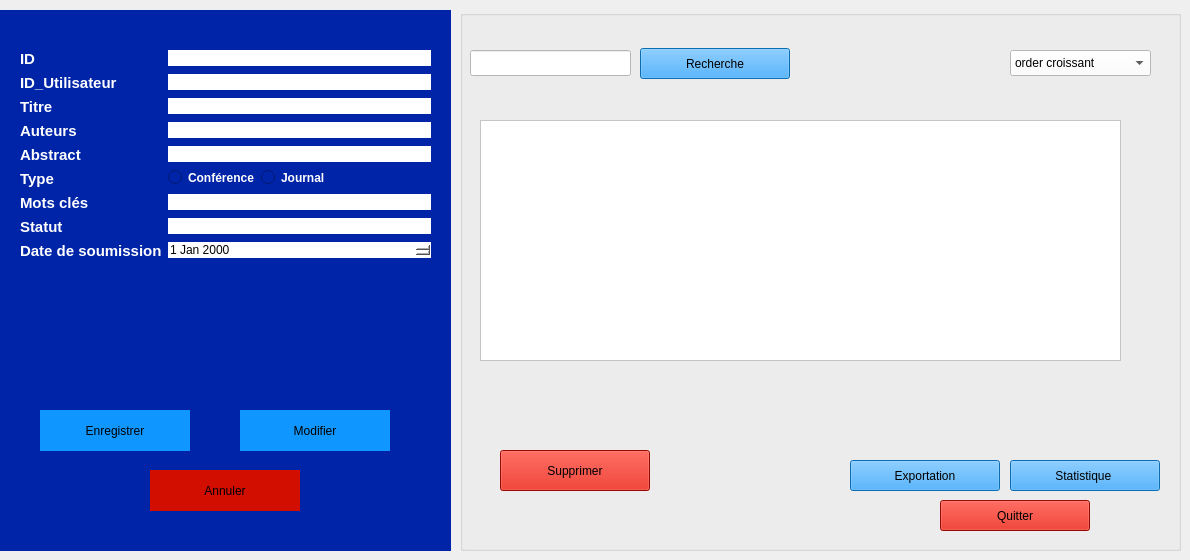
     <widget class="QWidget" name="tab">
      <attribute name="title">
       <string>Gestion Publication</string>
      </attribute>
      <widget class="QGroupBox" name="groupBox_2">
       <property name="geometry">
        <rect>
         <x>0</x>
         <y>10</y>
         <width>451</width>
         <height>541</height>
        </rect>
       </property>
       <property name="styleSheet">
        <string notr="true">background-color: rgb(0, 36, 168);
border: #A8D3F0;</string>
       </property>
       <property name="title">
        <string/>
       </property>
       <widget class="QWidget" name="formLayoutWidget">
        <property name="geometry">
         <rect>
          <x>20</x>
          <y>40</y>
          <width>411</width>
          <height>331</height>
         </rect>
        </property>
        <layout class="QFormLayout" name="formLayout">
         <item row="0" column="0">
          <widget class="QLabel" name="label">
           <property name="text">
            <string>&lt;html&gt;&lt;head/&gt;&lt;body&gt;&lt;p&gt;&lt;span style=&quot; font-size:11pt; font-weight:700; color:#ffffff;&quot;&gt;ID&lt;/span&gt;&lt;/p&gt;&lt;/body&gt;&lt;/html&gt;</string>
           </property>
          </widget>
         </item>
         <item row="0" column="1">
          <widget class="QLineEdit" name="idPub">
           <property name="contextMenuPolicy">
            <enum>Qt::ContextMenuPolicy::ActionsContextMenu</enum>
           </property>
           <property name="styleSheet">
            <string notr="true">background-color: rgb(255, 255, 255);
</string>
           </property>
          </widget>
         </item>
         <item row="1" column="0">
          <widget class="QLabel" name="label_9">
           <property name="text">
            <string>&lt;html&gt;&lt;head/&gt;&lt;body&gt;&lt;p&gt;&lt;span style=&quot; font-size:11pt; font-weight:700; color:#ffffff;&quot;&gt;ID_Utilisateur&lt;/span&gt;&lt;/p&gt;&lt;/body&gt;&lt;/html&gt;</string>
           </property>
          </widget>
         </item>
         <item row="1" column="1">
          <widget class="QLineEdit" name="Id_utilisateur">
           <property name="styleSheet">
            <string notr="true">background-color: rgb(255, 255, 255);</string>
           </property>
          </widget>
         </item>
         <item row="2" column="0">
          <widget class="QLabel" name="label_2">
           <property name="text">
            <string>&lt;html&gt;&lt;head/&gt;&lt;body&gt;&lt;p&gt;&lt;span style=&quot; font-size:11pt; font-weight:700; color:#ffffff;&quot;&gt;Titre&lt;/span&gt;&lt;/p&gt;&lt;/body&gt;&lt;/html&gt;</string>
           </property>
          </widget>
         </item>
         <item row="2" column="1">
          <widget class="QLineEdit" name="titrePub">
           <property name="styleSheet">
            <string notr="true">background-color: rgb(255, 255, 255);</string>
           </property>
          </widget>
         </item>
         <item row="3" column="0">
          <widget class="QLabel" name="label_3">
           <property name="text">
            <string>&lt;html&gt;&lt;head/&gt;&lt;body&gt;&lt;p&gt;&lt;span style=&quot; font-size:11pt; font-weight:700; color:#ffffff;&quot;&gt;Auteurs&lt;/span&gt;&lt;/p&gt;&lt;/body&gt;&lt;/html&gt;</string>
           </property>
          </widget>
         </item>
         <item row="3" column="1">
          <widget class="QLineEdit" name="auteurPub">
           <property name="styleSheet">
            <string notr="true">background-color: rgb(255, 255, 255);</string>
           </property>
          </widget>
         </item>
         <item row="4" column="0">
          <widget class="QLabel" name="label_4">
           <property name="text">
            <string>&lt;html&gt;&lt;head/&gt;&lt;body&gt;&lt;p&gt;&lt;span style=&quot; font-size:11pt; font-weight:700; color:#ffffff;&quot;&gt;Abstract&lt;/span&gt;&lt;/p&gt;&lt;/body&gt;&lt;/html&gt;</string>
           </property>
          </widget>
         </item>
         <item row="4" column="1">
          <widget class="QLineEdit" name="abstractPub">
           <property name="styleSheet">
            <string notr="true">background-color: rgb(255, 255, 255);
</string>
           </property>
          </widget>
         </item>
         <item row="5" column="0">
          <widget class="QLabel" name="label_5">
           <property name="text">
            <string>&lt;html&gt;&lt;head/&gt;&lt;body&gt;&lt;p&gt;&lt;span style=&quot; font-size:11pt; font-weight:700; color:#ffffff;&quot;&gt;Type&lt;/span&gt;&lt;/p&gt;&lt;/body&gt;&lt;/html&gt;</string>
           </property>
          </widget>
         </item>
         <item row="5" column="1">
          <layout class="QFormLayout" name="formLayout_2">
           <item row="0" column="0">
            <widget class="QRadioButton" name="radioButton_Admin_3">
             <property name="styleSheet">
              <string notr="true">color: white; font-weight: bold;</string>
             </property>
             <property name="text">
              <string>Conférence</string>
             </property>
            </widget>
           </item>
           <item row="0" column="1">
            <widget class="QRadioButton" name="radioButton_Admin_4">
             <property name="styleSheet">
              <string notr="true">color: white; font-weight: bold;</string>
             </property>
             <property name="text">
              <string>Journal</string>
             </property>
            </widget>
           </item>
          </layout>
         </item>
         <item row="6" column="0">
          <widget class="QLabel" name="label_6">
           <property name="text">
            <string>&lt;html&gt;&lt;head/&gt;&lt;body&gt;&lt;p&gt;&lt;span style=&quot; font-size:11pt; font-weight:700; color:#ffffff;&quot;&gt;Mots clés&lt;/span&gt;&lt;/p&gt;&lt;/body&gt;&lt;/html&gt;</string>
           </property>
          </widget>
         </item>
         <item row="6" column="1">
          <widget class="QLineEdit" name="mot_clePub">
           <property name="styleSheet">
            <string notr="true">background-color: rgb(255, 255, 255);</string>
           </property>
          </widget>
         </item>
         <item row="7" column="0">
          <widget class="QLabel" name="label_7">
           <property name="text">
            <string>&lt;html&gt;&lt;head/&gt;&lt;body&gt;&lt;p&gt;&lt;span style=&quot; font-size:11pt; font-weight:700; color:#ffffff;&quot;&gt;Statut&lt;/span&gt;&lt;/p&gt;&lt;/body&gt;&lt;/html&gt;</string>
           </property>
          </widget>
         </item>
         <item row="7" column="1">
          <widget class="QLineEdit" name="statutPub">
           <property name="styleSheet">
            <string notr="true">background-color: rgb(255, 255, 255);</string>
           </property>
          </widget>
         </item>
         <item row="8" column="1">
          <widget class="QDateEdit" name="datePub">
           <property name="styleSheet">
            <string notr="true">background-color: rgb(255, 255, 255);</string>
           </property>
          </widget>
         </item>
         <item row="8" column="0">
          <widget class="QLabel" name="label_8">
           <property name="text">
            <string>&lt;html&gt;&lt;head/&gt;&lt;body&gt;&lt;p&gt;&lt;span style=&quot; font-size:11pt; font-weight:700; color:#ffffff;&quot;&gt;Date de soumission&lt;/span&gt;&lt;/p&gt;&lt;/body&gt;&lt;/html&gt;</string>
           </property>
          </widget>
         </item>
        </layout>
       </widget>
       <widget class="QPushButton" name="enregistrer">
        <property name="geometry">
         <rect>
          <x>40</x>
          <y>400</y>
          <width>150</width>
          <height>41</height>
         </rect>
        </property>
        <property name="minimumSize">
         <size>
          <width>0</width>
          <height>0</height>
         </size>
        </property>
        <property name="styleSheet">
         <string notr="true">background-color: rgb(16, 151, 255);
</string>
        </property>
        <property name="text">
         <string>Enregistrer</string>
        </property>
       </widget>
       <widget class="QPushButton" name="modif">
        <property name="geometry">
         <rect>
          <x>240</x>
          <y>400</y>
          <width>150</width>
          <height>41</height>
         </rect>
        </property>
        <property name="styleSheet">
         <string notr="true">background-color: rgb(16, 151, 255);
</string>
        </property>
        <property name="text">
         <string>Modifier</string>
        </property>
       </widget>
       <widget class="QPushButton" name="annuler">
        <property name="geometry">
         <rect>
          <x>150</x>
          <y>460</y>
          <width>150</width>
          <height>41</height>
         </rect>
        </property>
        <property name="styleSheet">
         <string notr="true">background-color: rgb(209, 14, 0);
</string>
        </property>
        <property name="text">
         <string>Annuler</string>
        </property>
       </widget>
      </widget>
      <widget class="QGroupBox" name="groupBox_Session_List_5">
       <property name="geometry">
        <rect>
         <x>460</x>
         <y>10</y>
         <width>721</width>
         <height>541</height>
        </rect>
       </property>
       <property name="styleSheet">
        <string notr="true">background-color: rgb(0, 36, 168);
border: #A8D3F0;
/* Style pour tous les GroupBox */
QGroupBox {
    border: 2px solid #2c3e50; /* Couleur de la bordure */
    border-radius: 15px;      /* Même arrondi que les boutons */
    margin-top: 20px;         /* Espace pour le titre en haut */
    font-weight: bold;
    color: #2c3e50;
}
/* Style spécifique pour le titre du GroupBox */
QGroupBox::title {
    subcontrol-origin: margin;
    subcontrol-position: top center; /* Place le titre en haut au centre */
    padding: 0 10px;
}</string>
       </property>
       <property name="title">
        <string/>
       </property>
       <widget class="QLineEdit" name="rechSession_5">
        <property name="geometry">
         <rect>
          <x>10</x>
          <y>40</y>
          <width>161</width>
          <height>26</height>
         </rect>
        </property>
        <property name="styleSheet">
         <string notr="true">background-color: rgb(255, 255, 255);</string>
        </property>
       </widget>
       <widget class="QPushButton" name="rechercheSession_5">
        <property name="geometry">
         <rect>
          <x>180</x>
          <y>38</y>
          <width>150</width>
          <height>31</height>
         </rect>
        </property>
        <property name="styleSheet">
         <string notr="true">background-color: rgb(16, 151, 255);
</string>
        </property>
        <property name="text">
         <string>Recherche</string>
        </property>
       </widget>
       <widget class="QPushButton" name="statSession_5">
        <property name="geometry">
         <rect>
          <x>550</x>
          <y>450</y>
          <width>150</width>
          <height>31</height>
         </rect>
        </property>
        <property name="styleSheet">
         <string notr="true">background-color: rgb(16, 151, 255);
</string>
        </property>
        <property name="text">
         <string>Statistique </string>
        </property>
       </widget>
       <widget class="QPushButton" name="SuppSession_5">
        <property name="geometry">
         <rect>
          <x>40</x>
          <y>440</y>
          <width>150</width>
          <height>41</height>
         </rect>
        </property>
        <property name="styleSheet">
         <string notr="true">background-color: rgb(209, 14, 0);</string>
        </property>
        <property name="text">
         <string>Supprimer</string>
        </property>
       </widget>
       <widget class="QPushButton" name="quitterSession_5">
        <property name="geometry">
         <rect>
          <x>480</x>
          <y>490</y>
          <width>150</width>
          <height>31</height>
         </rect>
        </property>
        <property name="styleSheet">
         <string notr="true">background-color: rgb(209, 14, 0);
</string>
        </property>
        <property name="text">
         <string>Quitter</string>
        </property>
       </widget>
       <widget class="QPushButton" name="expoSession_5">
        <property name="geometry">
         <rect>
          <x>390</x>
          <y>450</y>
          <width>150</width>
          <height>31</height>
         </rect>
        </property>
        <property name="styleSheet">
         <string notr="true">background-color: rgb(16, 151, 255);
</string>
        </property>
        <property name="text">
         <string>Exportation</string>
        </property>
       </widget>
       <widget class="QComboBox" name="comboBox_9">
        <property name="geometry">
         <rect>
          <x>550</x>
          <y>40</y>
          <width>141</width>
          <height>26</height>
         </rect>
        </property>
        <property name="palette">
         <palette>
          <active>
           <colorrole role="WindowText">
            <brush brushstyle="SolidPattern">
             <color alpha="255">
              <red>0</red>
              <green>0</green>
              <blue>0</blue>
             </color>
            </brush>
           </colorrole>
           <colorrole role="Button">
            <brush brushstyle="SolidPattern">
             <color alpha="255">
              <red>255</red>
              <green>255</green>
              <blue>255</blue>
             </color>
            </brush>
           </colorrole>
           <colorrole role="Light">
            <brush brushstyle="SolidPattern">
             <color alpha="255">
              <red>255</red>
              <green>255</green>
              <blue>255</blue>
             </color>
            </brush>
           </colorrole>
           <colorrole role="Midlight">
            <brush brushstyle="SolidPattern">
             <color alpha="255">
              <red>255</red>
              <green>255</green>
              <blue>255</blue>
             </color>
            </brush>
           </colorrole>
           <colorrole role="Dark">
            <brush brushstyle="SolidPattern">
             <color alpha="255">
              <red>127</red>
              <green>127</green>
              <blue>127</blue>
             </color>
            </brush>
           </colorrole>
           <colorrole role="Mid">
            <brush brushstyle="SolidPattern">
             <color alpha="255">
              <red>170</red>
              <green>170</green>
              <blue>170</blue>
             </color>
            </brush>
           </colorrole>
           <colorrole role="Text">
            <brush brushstyle="SolidPattern">
             <color alpha="255">
              <red>0</red>
              <green>0</green>
              <blue>0</blue>
             </color>
            </brush>
           </colorrole>
           <colorrole role="BrightText">
            <brush brushstyle="SolidPattern">
             <color alpha="255">
              <red>255</red>
              <green>255</green>
              <blue>255</blue>
             </color>
            </brush>
           </colorrole>
           <colorrole role="ButtonText">
            <brush brushstyle="SolidPattern">
             <color alpha="255">
              <red>0</red>
              <green>0</green>
              <blue>0</blue>
             </color>
            </brush>
           </colorrole>
           <colorrole role="Base">
            <brush brushstyle="SolidPattern">
             <color alpha="255">
              <red>255</red>
              <green>255</green>
              <blue>255</blue>
             </color>
            </brush>
           </colorrole>
           <colorrole role="Window">
            <brush brushstyle="SolidPattern">
             <color alpha="255">
              <red>255</red>
              <green>255</green>
              <blue>255</blue>
             </color>
            </brush>
           </colorrole>
           <colorrole role="Shadow">
            <brush brushstyle="SolidPattern">
             <color alpha="255">
              <red>0</red>
              <green>0</green>
              <blue>0</blue>
             </color>
            </brush>
           </colorrole>
           <colorrole role="AlternateBase">
            <brush brushstyle="SolidPattern">
             <color alpha="255">
              <red>255</red>
              <green>255</green>
              <blue>255</blue>
             </color>
            </brush>
           </colorrole>
           <colorrole role="ToolTipBase">
            <brush brushstyle="SolidPattern">
             <color alpha="255">
              <red>255</red>
              <green>255</green>
              <blue>220</blue>
             </color>
            </brush>
           </colorrole>
           <colorrole role="ToolTipText">
            <brush brushstyle="SolidPattern">
             <color alpha="255">
              <red>0</red>
              <green>0</green>
              <blue>0</blue>
             </color>
            </brush>
           </colorrole>
           <colorrole role="PlaceholderText">
            <brush brushstyle="SolidPattern">
             <color alpha="127">
              <red>0</red>
              <green>0</green>
              <blue>0</blue>
             </color>
            </brush>
           </colorrole>
           <colorrole role="Accent">
            <brush brushstyle="SolidPattern">
             <color alpha="255">
              <red>255</red>
              <green>255</green>
              <blue>255</blue>
             </color>
            </brush>
           </colorrole>
          </active>
          <inactive>
           <colorrole role="WindowText">
            <brush brushstyle="SolidPattern">
             <color alpha="255">
              <red>0</red>
              <green>0</green>
              <blue>0</blue>
             </color>
            </brush>
           </colorrole>
           <colorrole role="Button">
            <brush brushstyle="SolidPattern">
             <color alpha="255">
              <red>255</red>
              <green>255</green>
              <blue>255</blue>
             </color>
            </brush>
           </colorrole>
           <colorrole role="Light">
            <brush brushstyle="SolidPattern">
             <color alpha="255">
              <red>255</red>
              <green>255</green>
              <blue>255</blue>
             </color>
            </brush>
           </colorrole>
           <colorrole role="Midlight">
            <brush brushstyle="SolidPattern">
             <color alpha="255">
              <red>255</red>
              <green>255</green>
              <blue>255</blue>
             </color>
            </brush>
           </colorrole>
           <colorrole role="Dark">
            <brush brushstyle="SolidPattern">
             <color alpha="255">
              <red>127</red>
              <green>127</green>
              <blue>127</blue>
             </color>
            </brush>
           </colorrole>
           <colorrole role="Mid">
            <brush brushstyle="SolidPattern">
             <color alpha="255">
              <red>170</red>
              <green>170</green>
              <blue>170</blue>
             </color>
            </brush>
           </colorrole>
           <colorrole role="Text">
            <brush brushstyle="SolidPattern">
             <color alpha="255">
              <red>0</red>
              <green>0</green>
              <blue>0</blue>
             </color>
            </brush>
           </colorrole>
           <colorrole role="BrightText">
            <brush brushstyle="SolidPattern">
             <color alpha="255">
              <red>255</red>
              <green>255</green>
              <blue>255</blue>
             </color>
            </brush>
           </colorrole>
           <colorrole role="ButtonText">
            <brush brushstyle="SolidPattern">
             <color alpha="255">
              <red>0</red>
              <green>0</green>
              <blue>0</blue>
             </color>
            </brush>
           </colorrole>
           <colorrole role="Base">
            <brush brushstyle="SolidPattern">
             <color alpha="255">
              <red>255</red>
              <green>255</green>
              <blue>255</blue>
             </color>
            </brush>
           </colorrole>
           <colorrole role="Window">
            <brush brushstyle="SolidPattern">
             <color alpha="255">
              <red>255</red>
              <green>255</green>
              <blue>255</blue>
             </color>
            </brush>
           </colorrole>
           <colorrole role="Shadow">
            <brush brushstyle="SolidPattern">
             <color alpha="255">
              <red>0</red>
              <green>0</green>
              <blue>0</blue>
             </color>
            </brush>
           </colorrole>
           <colorrole role="AlternateBase">
            <brush brushstyle="SolidPattern">
             <color alpha="255">
              <red>255</red>
              <green>255</green>
              <blue>255</blue>
             </color>
            </brush>
           </colorrole>
           <colorrole role="ToolTipBase">
            <brush brushstyle="SolidPattern">
             <color alpha="255">
              <red>255</red>
              <green>255</green>
              <blue>220</blue>
             </color>
            </brush>
           </colorrole>
           <colorrole role="ToolTipText">
            <brush brushstyle="SolidPattern">
             <color alpha="255">
              <red>0</red>
              <green>0</green>
              <blue>0</blue>
             </color>
            </brush>
           </colorrole>
           <colorrole role="PlaceholderText">
            <brush brushstyle="SolidPattern">
             <color alpha="127">
              <red>0</red>
              <green>0</green>
              <blue>0</blue>
             </color>
            </brush>
           </colorrole>
           <colorrole role="Accent">
            <brush brushstyle="SolidPattern">
             <color alpha="255">
              <red>255</red>
              <green>255</green>
              <blue>255</blue>
             </color>
            </brush>
           </colorrole>
          </inactive>
          <disabled>
           <colorrole role="WindowText">
            <brush brushstyle="SolidPattern">
             <color alpha="255">
              <red>127</red>
              <green>127</green>
              <blue>127</blue>
             </color>
            </brush>
           </colorrole>
           <colorrole role="Button">
            <brush brushstyle="SolidPattern">
             <color alpha="255">
              <red>255</red>
              <green>255</green>
              <blue>255</blue>
             </color>
            </brush>
           </colorrole>
           <colorrole role="Light">
            <brush brushstyle="SolidPattern">
             <color alpha="255">
              <red>255</red>
              <green>255</green>
              <blue>255</blue>
             </color>
            </brush>
           </colorrole>
           <colorrole role="Midlight">
            <brush brushstyle="SolidPattern">
             <color alpha="255">
              <red>255</red>
              <green>255</green>
              <blue>255</blue>
             </color>
            </brush>
           </colorrole>
           <colorrole role="Dark">
            <brush brushstyle="SolidPattern">
             <color alpha="255">
              <red>127</red>
              <green>127</green>
              <blue>127</blue>
             </color>
            </brush>
           </colorrole>
           <colorrole role="Mid">
            <brush brushstyle="SolidPattern">
             <color alpha="255">
              <red>170</red>
              <green>170</green>
              <blue>170</blue>
             </color>
            </brush>
           </colorrole>
           <colorrole role="Text">
            <brush brushstyle="SolidPattern">
             <color alpha="255">
              <red>127</red>
              <green>127</green>
              <blue>127</blue>
             </color>
            </brush>
           </colorrole>
           <colorrole role="BrightText">
            <brush brushstyle="SolidPattern">
             <color alpha="255">
              <red>255</red>
              <green>255</green>
              <blue>255</blue>
             </color>
            </brush>
           </colorrole>
           <colorrole role="ButtonText">
            <brush brushstyle="SolidPattern">
             <color alpha="255">
              <red>127</red>
              <green>127</green>
              <blue>127</blue>
             </color>
            </brush>
           </colorrole>
           <colorrole role="Base">
            <brush brushstyle="SolidPattern">
             <color alpha="255">
              <red>255</red>
              <green>255</green>
              <blue>255</blue>
             </color>
            </brush>
           </colorrole>
           <colorrole role="Window">
            <brush brushstyle="SolidPattern">
             <color alpha="255">
              <red>255</red>
              <green>255</green>
              <blue>255</blue>
             </color>
            </brush>
           </colorrole>
           <colorrole role="Shadow">
            <brush brushstyle="SolidPattern">
             <color alpha="255">
              <red>0</red>
              <green>0</green>
              <blue>0</blue>
             </color>
            </brush>
           </colorrole>
           <colorrole role="AlternateBase">
            <brush brushstyle="SolidPattern">
             <color alpha="255">
              <red>255</red>
              <green>255</green>
              <blue>255</blue>
             </color>
            </brush>
           </colorrole>
           <colorrole role="ToolTipBase">
            <brush brushstyle="SolidPattern">
             <color alpha="255">
              <red>255</red>
              <green>255</green>
              <blue>220</blue>
             </color>
            </brush>
           </colorrole>
           <colorrole role="ToolTipText">
            <brush brushstyle="SolidPattern">
             <color alpha="255">
              <red>0</red>
              <green>0</green>
              <blue>0</blue>
             </color>
            </brush>
           </colorrole>
           <colorrole role="PlaceholderText">
            <brush brushstyle="SolidPattern">
             <color alpha="127">
              <red>127</red>
              <green>127</green>
              <blue>127</blue>
             </color>
            </brush>
           </colorrole>
           <colorrole role="Accent">
            <brush brushstyle="SolidPattern">
             <color alpha="255">
              <red>255</red>
              <green>255</green>
              <blue>255</blue>
             </color>
            </brush>
           </colorrole>
          </disabled>
         </palette>
        </property>
        <property name="styleSheet">
         <string notr="true">background-color: rgb(255, 255, 255);</string>
        </property>
        <item>
         <property name="text">
          <string>order croissant</string>
         </property>
        </item>
        <item>
         <property name="text">
          <string>order decroissant</string>
         </property>
        </item>
       </widget>
       <widget class="QTableWidget" name="tableWidget_9">
        <property name="geometry">
         <rect>
          <x>20</x>
          <y>110</y>
          <width>641</width>
          <height>241</height>
         </rect>
        </property>
        <property name="styleSheet">
         <string notr="true">background-color: rgb(255, 255, 255);</string>
        </property>
       </widget>
      </widget>
     </widget>
